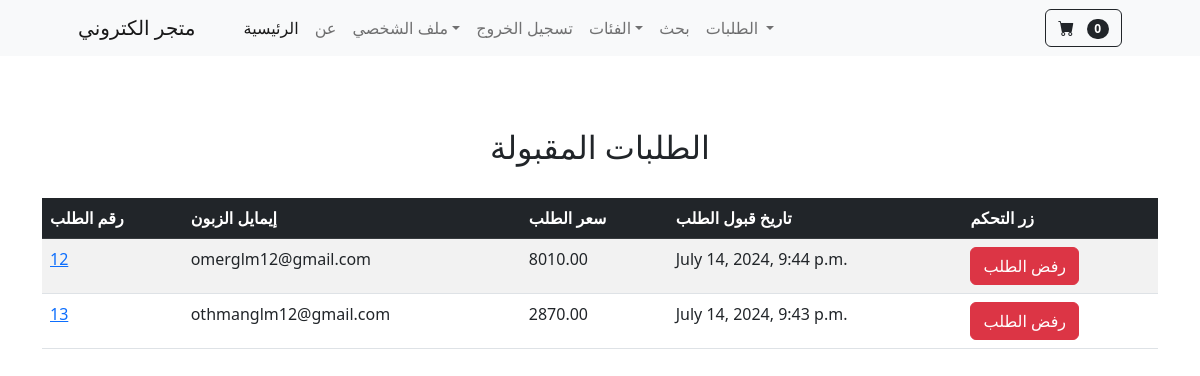
The app's page /payment/shipped/ (signed in), older data.
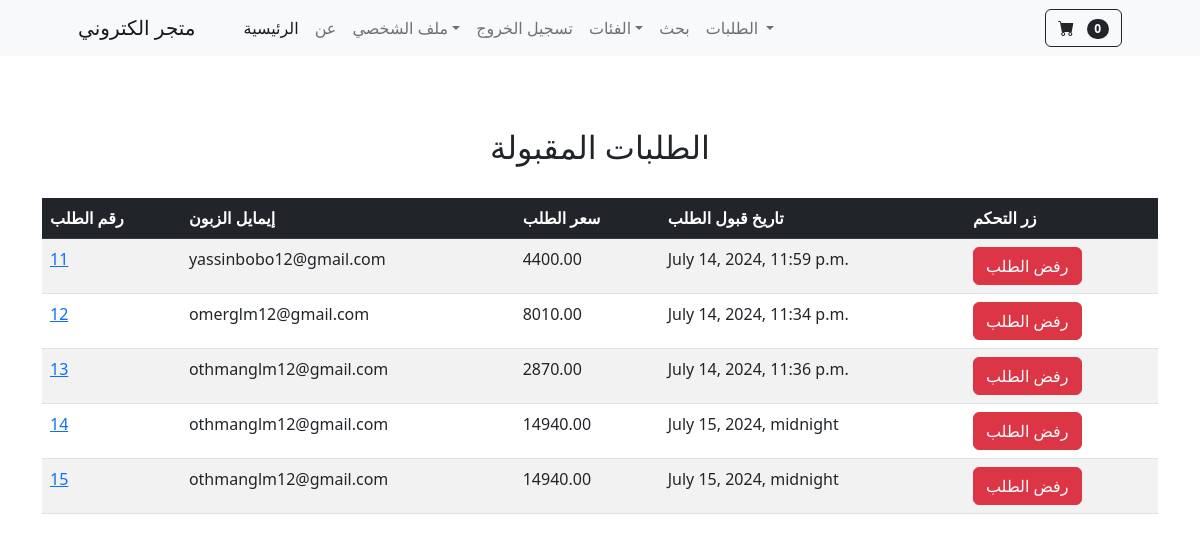
The same page, newer data.
### payment/models.py (models this page shows, shortened)
class Order(models.Model):
    user = models.ForeignKey(User, on_delete=models.CASCADE, null=True, blank=True)
    full_name = models.CharField(max_length=100)
    email = models.EmailField(max_length=50)
    shipping_address = models.TextField(max_length=1000)
    amount_paid = models.DecimalField(max_digits=7,decimal_places=2)
    date_order = models.DateTimeField(auto_now_add=True)
    shipped = models.BooleanField(default=False)
    date_shipped = models.DateTimeField(blank=True, null=True)

### payment/views.py (the view, shortened to what this page needs)
# urls.py: path('shipped/',views.shipped, name='shipped'),
def shipped(request):
    if request.user.is_authenticated and request.user.is_superuser:
        orders = Order.objects.filter(shipped=True)
        return render(request, 'payment/shipped.html', {'orders':orders})
    else:
        messages.success(request, ('تم الرفض'))
        return redirect('home')

### cart/cart.py (called while the page is built)
    def __len__(self):
        return len(self.cart)

### cart/context_processors.py (called while the page is built)
def cart(request):
    return {'cart':Cart(request)}

### payment/templates/payment/shipped.html (shortened to what this page needs)
{% extends 'base.html' %}
{% block content %}
<div class="container">
    <div class="row">
            <div class="col-12">
                <br><br><br>
              <center> <h2>الطلبات المقبولة</h2></center>
              <br>
                <table class="table table-striped">
                    <thead class="table-dark">
                      <tr>
                        <th scope="col">رقم الطلب</th>
                        <th scope="col"> إيمايل الزبون</th>
                        <th scope="col">سعر الطلب</th>
                        <th scope="col">تاريخ قبول الطلب</th>
                        <th scope="col">زر التحكم</th>
                      </tr>
                    </thead>
                    <tbody>
                        {% for order in orders %}
                            <tr>
                                <td><a href="{% url 'orders' order.id %}">{{order.id}}</a></td>
                                <td>{{order.email}}</td>
                                <td>{{order.amount_paid}}</td>
                                <td>{{order.date_shipped}}</td>
                                <td>
                                  <form method="POST">
                                    <button type="submit" class="btn btn-danger"  >رفض الطلب</button>
                                  </form>
                                </td>
                            </tr>
                         {% endfor %}
                    </tbody>
                  </table>
            </div>
    </div>
</div>
{% endblock %}

### store/templates/base.html (shortened to what this page needs)
{% load static %}
<!DOCTYPE html>
<html lang="en">
    <head>
        <link href="https://cdn.jsdelivr.net/npm/bootstrap-icons@1.5.0/font/bootstrap-icons.css" rel="stylesheet" />
        <link href="{% static 'css/styles.css'%}" rel="stylesheet" />
        <link href="{% static 'css/signup.css'%}" rel="stylesheet" />
    </head>
    <body>
        {% include 'parstail/navbar.html' %}
        {% block content %}
        {% endblock %}
        </body>
</html>

### store/templates/parstail/navbar.html (shortened to what this page needs)
      <nav class="navbar navbar-expand-lg navbar-light bg-light">
        <div class="container px-4 px-lg-5">
            <a class="navbar-brand" href="#!">متجر الكتروني</a>
            <div class="collapse navbar-collapse" id="navbarSupportedContent">
                <ul class="navbar-nav me-auto mb-2 mb-lg-0 ms-lg-4">
                    <li class="nav-item"><a class="nav-link active" aria-current="page" href="{% url 'home' %}">الرئيسية</a></li>
                    <li class="nav-item"><a class="nav-link" href="{% url 'about' %}">عن</a></li>
                    {% if user.is_authenticated %}
                    <li class="nav-item dropdown">
                        <a class="nav-link dropdown-toggle" id="navbarDropdown" href="#" role="button" data-bs-toggle="dropdown" aria-expanded="false">ملف الشخصي</a>
                    </li>
                    <li class="nav-item">
                        <a class="nav-link" href="{% url 'logout' %}">تسجيل الخروج</a>
                    </li>
                    {% endif %}
                    <li class="nav-item dropdown">
                        <a class="nav-link dropdown-toggle" id="navbarDropdown" href="#" role="button" data-bs-toggle="dropdown" aria-expanded="false">الفئات</a>
                    </li>
                    <li class="nav-item">
                        <a class="nav-link" href="{% url 'search' %}"> بحث</a>
                    </li>
                    {% if user.is_superuser %}
                    <li class="nav-item dropdown">
                        <a class="nav-link dropdown-toggle" id="navbarDropdown" href="#" role="button" data-bs-toggle="dropdown" aria-expanded="false">الطلبات </a>
                    </li>
                    {% endif %}
                </ul>
                <form class="d-flex">
                    <a type="submit" class="btn btn-outline-dark" href="{% url 'summary' %}">
                    <i class="bi-cart-fill me-1"></i>
                    <span class="badge bg-dark text-white ms-1 rounded-pill" id="cart_quantity">{{ cart|length }}</span>
                    </a>
                </form>
            </div>
        </div>
    </nav>

Row changes from the older to the newer data that the page shows:
now on this page (row edited): Order: id "11", email "yassinbobo12@gmail.com", amount_paid "4400.00", date_shipped "July 14, 2024, 11:59 p.m."
changed Order "omerglm12@gmail.com": date_shipped "July 14, 2024, 9:44 p.m." → "July 14, 2024, 11:34 p.m."
changed Order id 13: date_shipped "July 14, 2024, 9:43 p.m." → "July 14, 2024, 11:36 p.m."
added Order: id "14", email "othmanglm12@gmail.com", amount_paid "14940.00", date_shipped "July 15, 2024, midnight"
added Order: id "15", email "othmanglm12@gmail.com", amount_paid "14940.00", date_shipped "July 15, 2024, midnight"
